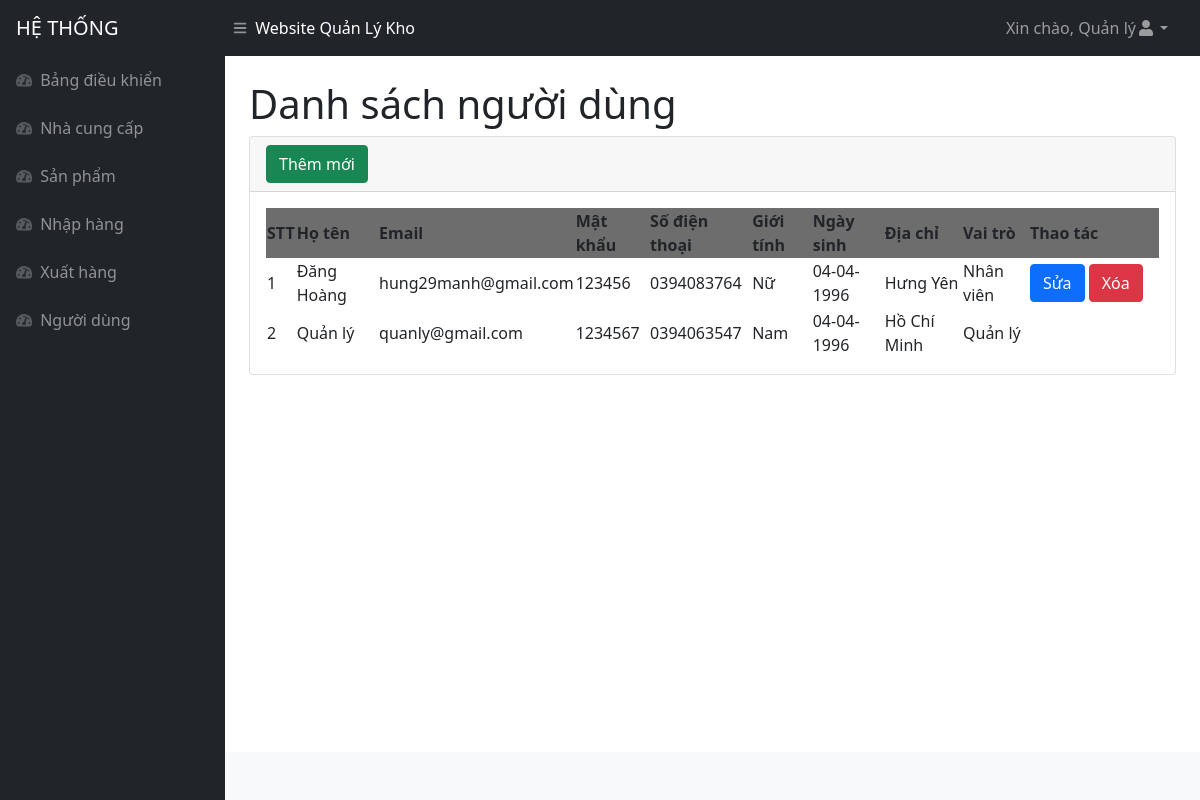
The app's page /nguoidung.php (signed in), older data.
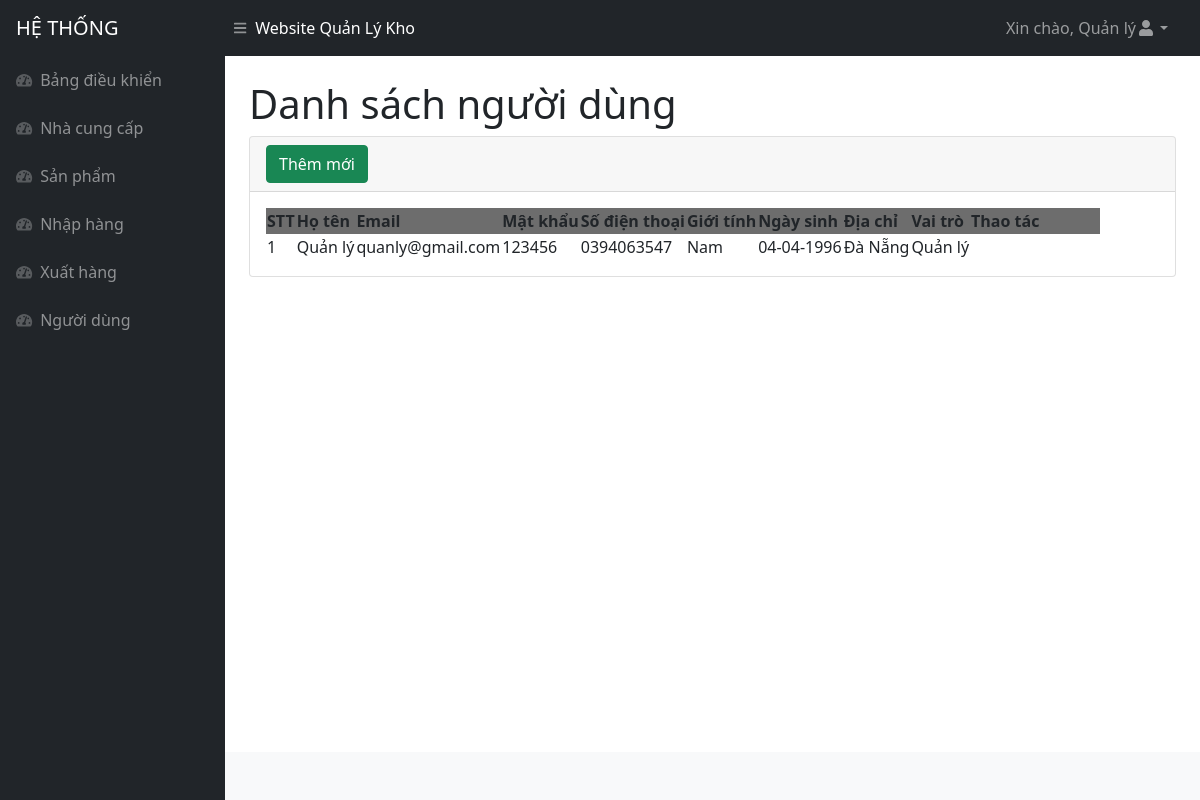
The same page, newer data.
### tables this page shows
CREATE TABLE `nguoidung` (
  `id` int(11) NOT NULL,
  `hoten` varchar(500) NOT NULL,
  `email` varchar(500) NOT NULL,
  `matkhau` varchar(500) NOT NULL,
  `sodienthoai` varchar(250) NOT NULL,
  `ngaysinh` varchar(250) NOT NULL,
  `gioitinh` varchar(250) NOT NULL,
  `diachi` varchar(1000) NOT NULL,
  `quyen_id` int(11) NOT NULL
);

CREATE TABLE `quyen` (
  `id` int(11) NOT NULL,
  `ten` varchar(500) NOT NULL
);

### nguoidung.php (the view, shortened to what the changed rows need)
<!DOCTYPE html>
<html lang="en">
<head>
<?php include('inc/head.php')?>
</head>
<body class="sb-nav-fixed">
<?php include('inc/header.php')?>
    <div id="layoutSidenav">
        <div id="layoutSidenav_content">
            <main>
                <div class="container-fluid px-4">
                    <h1 class="mt-4">Danh sách người dùng</h1>
                    <div class="card mb-4">
                        <div class="card-body">
                            <table id="datatablesSimple">
                                <thead>
                                <tr style="background-color : #6D6D6D">
                                        <th>STT</th>
                                        <th>Họ tên</th>
                                        <th>Email</th>
                                        <th>Mật khẩu</th>
                                        <th>Số điện thoại</th>
                                        <th>Giới tính</th>
                                        <th>Ngày sinh</th>
                                        <th>Địa chỉ</th>
                                        <th>Vai trò</th>
                                        <th>Thao tác</th>
                                    </tr>
                                </thead>
                                <tbody>
                                <?php
                                    $query = "SELECT a.*, b.ten
                                    FROM nguoidung as a, quyen as b
                                    WHERE a.quyen_id = b.id
                                    ORDER BY a.id DESC";
                                    $result = mysqli_query($connect, $query);
                                    $stt = 1;
                                    while ($arUser = mysqli_fetch_array($result, MYSQLI_ASSOC)) {
                                        $idModelDel = "exampleModalDel".$arUser["id"] ;
                                        $idModelEdit = "exampleModalEdit".$arUser["id"];
                                    ?>
                                    <tr>
                                        <td><?php echo $stt ?></td>
                                        <td><?php echo $arUser["hoten"] ?></td>
                                        <td><?php echo $arUser["email"] ?> </td>
                                        <td><?php echo $arUser["matkhau"] ?> </td>
                                        <td><?php echo $arUser["sodienthoai"] ?></td>
                                        <td><?php echo $arUser["gioitinh"] ?> </td>
                                        <td><?php echo date("d-m-Y", strtotime($arUser["ngaysinh"])) ?></td>
                                        <td><?php echo $arUser["diachi"] ?></td>
                                        <td><?php echo $arUser["ten"] ?></td>
                                        <td style="width : 130px !important">
                                        <?php if($arUser["quyen_id"] == 2) {?>
                                            <button type="button" class="btn btn-primary" data-bs-toggle="modal"
                                                data-bs-target="#<?php echo $idModelEdit ?>">
                                                Sửa
                                            </button>
                                            <button type="button" class="btn btn-danger" data-bs-toggle="modal"
                                                data-bs-target="#<?php echo $idModelDel ?>">
                                                Xóa
                                            </button>
                                            <?php } ?>
                                        </td>
                                    </tr>
                                    <?php $stt++;} ?>
                                </tbody>
                            </table>
                        </div>
                    </div>
                </div>
            </main>
        </div>
    </div>
</body>
</html>

### inc/header.php (shortened to what the changed rows need)
<?php include('inc/connect.php'); ?>
<nav class="sb-topnav navbar navbar-expand navbar-dark bg-dark">
        <ul class="navbar-nav ms-auto ms-md-0 me-3 me-lg-4">
            <li class="nav-item dropdown">
               <?php
               $id = $_SESSION['id'];
               $querylm = mysqli_query($connect, "SELECT * FROM nguoidung WHERE `id`='{$id}'");
               $row = mysqli_fetch_array($querylm);
               $ten = $row['hoten'];
               ?>
                <a class="nav-link dropdown-toggle" id="navbarDropdown" href="#" role="button" data-bs-toggle="dropdown"
                    aria-expanded="false">Xin chào, <?php echo $ten; ?><i class="fas fa-user fa-fw"></i></a>
            </li>
        </ul>
    </nav>

Row changes from the older to the newer data that the page shows:
removed nguoidung: hoten "Đăng Hoàng", email "hung29manh@gmail.com", matkhau "123456", sodienthoai "0394083764", gioitinh "Nữ", ngaysinh "04-04-1996", diachi "Hưng Yên", quyen.ten "Nhân viên"
changed nguoidung "Quản lý": matkhau "1234567" → "123456"; diachi "Hồ Chí Minh" → "Đà Nẵng"
